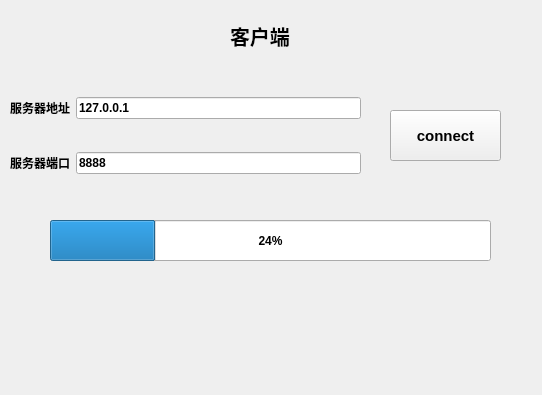
<?xml version="1.0" encoding="UTF-8"?>
<ui version="4.0">
 <class>TcpFileClient</class>
 <widget class="QWidget" name="TcpFileClient">
  <property name="geometry">
   <rect>
    <x>0</x>
    <y>0</y>
    <width>542</width>
    <height>395</height>
   </rect>
  </property>
  <property name="font">
   <font>
    <weight>75</weight>
    <bold>true</bold>
   </font>
  </property>
  <property name="windowTitle">
   <string>Form</string>
  </property>
  <widget class="QWidget" name="widget" native="true">
   <property name="geometry">
    <rect>
     <x>10</x>
     <y>70</y>
     <width>351</width>
     <height>131</height>
    </rect>
   </property>
   <layout class="QGridLayout" name="gridLayout">
    <item row="2" column="1">
     <widget class="QLineEdit" name="host">
      <property name="text">
       <string>127.0.0.1</string>
      </property>
     </widget>
    </item>
    <item row="2" column="0">
     <widget class="QLabel" name="label">
      <property name="text">
       <string>服务器地址</string>
      </property>
     </widget>
    </item>
    <item row="3" column="0">
     <widget class="QLabel" name="label_2">
      <property name="text">
       <string>服务器端口</string>
      </property>
     </widget>
    </item>
    <item row="3" column="1">
     <widget class="QLineEdit" name="port">
      <property name="text">
       <string>8888</string>
      </property>
     </widget>
    </item>
   </layout>
  </widget>
  <widget class="QPushButton" name="btnConnect">
   <property name="geometry">
    <rect>
     <x>390</x>
     <y>110</y>
     <width>111</width>
     <height>51</height>
    </rect>
   </property>
   <property name="font">
    <font>
     <pointsize>11</pointsize>
    </font>
   </property>
   <property name="text">
    <string>connect</string>
   </property>
  </widget>
  <widget class="QLabel" name="label_3">
   <property name="geometry">
    <rect>
     <x>230</x>
     <y>20</y>
     <width>131</width>
     <height>31</height>
    </rect>
   </property>
   <property name="font">
    <font>
     <family>Arial</family>
     <pointsize>15</pointsize>
    </font>
   </property>
   <property name="text">
    <string>客户端</string>
   </property>
  </widget>
  <widget class="QProgressBar" name="progressBar">
   <property name="geometry">
    <rect>
     <x>50</x>
     <y>220</y>
     <width>441</width>
     <height>41</height>
    </rect>
   </property>
   <property name="styleSheet">
    <string notr="true">QProgressBar{rgb(28, 255, 28);}</string>
   </property>
   <property name="value">
    <number>24</number>
   </property>
  </widget>
  <widget class="QLabel" name="labelName">
   <property name="geometry">
    <rect>
     <x>40</x>
     <y>270</y>
     <width>131</width>
     <height>21</height>
    </rect>
   </property>
   <property name="font">
    <font>
     <pointsize>9</pointsize>
    </font>
   </property>
   <property name="text">
    <string/>
   </property>
  </widget>
  <widget class="QLabel" name="labelSize">
   <property name="geometry">
    <rect>
     <x>370</x>
     <y>270</y>
     <width>121</width>
     <height>20</height>
    </rect>
   </property>
   <property name="font">
    <font>
     <pointsize>9</pointsize>
    </font>
   </property>
   <property name="text">
    <string/>
   </property>
  </widget>
 </widget>
 <resources/>
 <connections/>
</ui>
